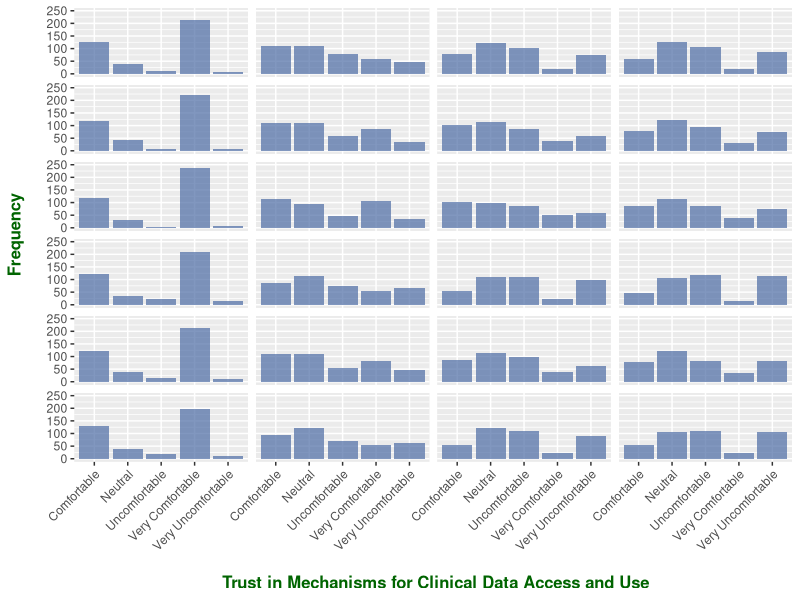

Write the R code that produced this figure.
library(ggplot2)

# Read data
data <- read.csv("counts.csv")

# Add row number column to data
data$row_num <- rep(1:6, each=4)

# Create plot with faceted subplots
ggplot(data = data, aes(x = Category, y = Count, fill = "row")) +
  geom_bar(stat = "identity", alpha = 0.7) +
  facet_wrap(~Variable, ncol = 4) +
  scale_fill_manual(values = "#4b6aa4") +
  ylim(0, 250) +
  labs(x = "\n Trust in Mechanisms for Clinical Data Access and Use", y = "Frequency\n", fill = "") +
  theme(plot.title = element_text(),
        axis.title.x = element_text(face = "bold", colour = "darkgreen", size = 12),
        axis.title.y = element_text(face = "bold", colour = "darkgreen", size = 12),
        strip.text.x = element_blank(),
        axis.text.x = element_text(angle = 45, hjust = 1)) +
  guides(fill = FALSE)
